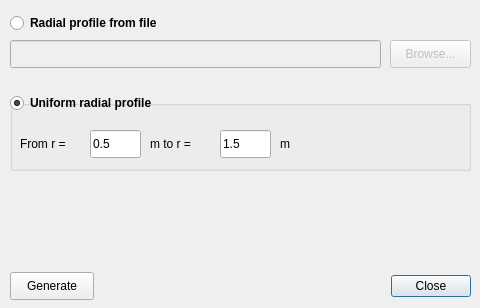
<?xml version="1.0" encoding="UTF-8"?>
<ui version="4.0">
 <class>Output</class>
 <widget class="QDialog" name="Output">
  <property name="geometry">
   <rect>
    <x>0</x>
    <y>0</y>
    <width>480</width>
    <height>308</height>
   </rect>
  </property>
  <property name="windowTitle">
   <string>Generate SOFT distribution</string>
  </property>
  <widget class="QDialogButtonBox" name="buttonBox">
   <property name="geometry">
    <rect>
     <x>10</x>
     <y>270</y>
     <width>461</width>
     <height>32</height>
    </rect>
   </property>
   <property name="orientation">
    <enum>Qt::Horizontal</enum>
   </property>
   <property name="standardButtons">
    <set>QDialogButtonBox::Close</set>
   </property>
  </widget>
  <widget class="QRadioButton" name="rbRadialFile">
   <property name="geometry">
    <rect>
     <x>10</x>
     <y>10</y>
     <width>371</width>
     <height>26</height>
    </rect>
   </property>
   <property name="font">
    <font>
     <weight>75</weight>
     <bold>true</bold>
    </font>
   </property>
   <property name="text">
    <string>Radial profile from file</string>
   </property>
  </widget>
  <widget class="QGroupBox" name="gbUniform">
   <property name="geometry">
    <rect>
     <x>10</x>
     <y>100</y>
     <width>461</width>
     <height>71</height>
    </rect>
   </property>
   <property name="title">
    <string/>
   </property>
   <widget class="QLabel" name="label">
    <property name="geometry">
     <rect>
      <x>10</x>
      <y>30</y>
      <width>61</width>
      <height>28</height>
     </rect>
    </property>
    <property name="text">
     <string>From r =</string>
    </property>
   </widget>
   <widget class="QLineEdit" name="tbRad1">
    <property name="geometry">
     <rect>
      <x>80</x>
      <y>30</y>
      <width>51</width>
      <height>28</height>
     </rect>
    </property>
    <property name="text">
     <string>0.5</string>
    </property>
   </widget>
   <widget class="QLabel" name="label_2">
    <property name="geometry">
     <rect>
      <x>140</x>
      <y>30</y>
      <width>61</width>
      <height>28</height>
     </rect>
    </property>
    <property name="text">
     <string>m to r =</string>
    </property>
   </widget>
   <widget class="QLineEdit" name="tbRad2">
    <property name="geometry">
     <rect>
      <x>210</x>
      <y>30</y>
      <width>51</width>
      <height>28</height>
     </rect>
    </property>
    <property name="text">
     <string>1.5</string>
    </property>
   </widget>
   <widget class="QLabel" name="label_3">
    <property name="geometry">
     <rect>
      <x>270</x>
      <y>30</y>
      <width>63</width>
      <height>28</height>
     </rect>
    </property>
    <property name="text">
     <string>m</string>
    </property>
   </widget>
  </widget>
  <widget class="QLineEdit" name="tbRadialFile">
   <property name="enabled">
    <bool>false</bool>
   </property>
   <property name="geometry">
    <rect>
     <x>10</x>
     <y>40</y>
     <width>371</width>
     <height>28</height>
    </rect>
   </property>
  </widget>
  <widget class="QPushButton" name="btnBrowse">
   <property name="enabled">
    <bool>false</bool>
   </property>
   <property name="geometry">
    <rect>
     <x>390</x>
     <y>40</y>
     <width>81</width>
     <height>28</height>
    </rect>
   </property>
   <property name="text">
    <string>Browse...</string>
   </property>
  </widget>
  <widget class="QRadioButton" name="rbGenerateProfile">
   <property name="geometry">
    <rect>
     <x>10</x>
     <y>90</y>
     <width>181</width>
     <height>26</height>
    </rect>
   </property>
   <property name="font">
    <font>
     <weight>75</weight>
     <bold>true</bold>
    </font>
   </property>
   <property name="text">
    <string>Uniform radial profile</string>
   </property>
   <property name="checked">
    <bool>true</bool>
   </property>
  </widget>
  <widget class="QPushButton" name="btnGenerate">
   <property name="geometry">
    <rect>
     <x>10</x>
     <y>272</y>
     <width>84</width>
     <height>28</height>
    </rect>
   </property>
   <property name="text">
    <string>Generate</string>
   </property>
  </widget>
 </widget>
 <resources/>
 <connections>
  <connection>
   <sender>buttonBox</sender>
   <signal>accepted()</signal>
   <receiver>Output</receiver>
   <slot>accept()</slot>
   <hints>
    <hint type="sourcelabel">
     <x>248</x>
     <y>254</y>
    </hint>
    <hint type="destinationlabel">
     <x>157</x>
     <y>274</y>
    </hint>
   </hints>
  </connection>
  <connection>
   <sender>buttonBox</sender>
   <signal>rejected()</signal>
   <receiver>Output</receiver>
   <slot>reject()</slot>
   <hints>
    <hint type="sourcelabel">
     <x>316</x>
     <y>260</y>
    </hint>
    <hint type="destinationlabel">
     <x>286</x>
     <y>274</y>
    </hint>
   </hints>
  </connection>
 </connections>
</ui>
